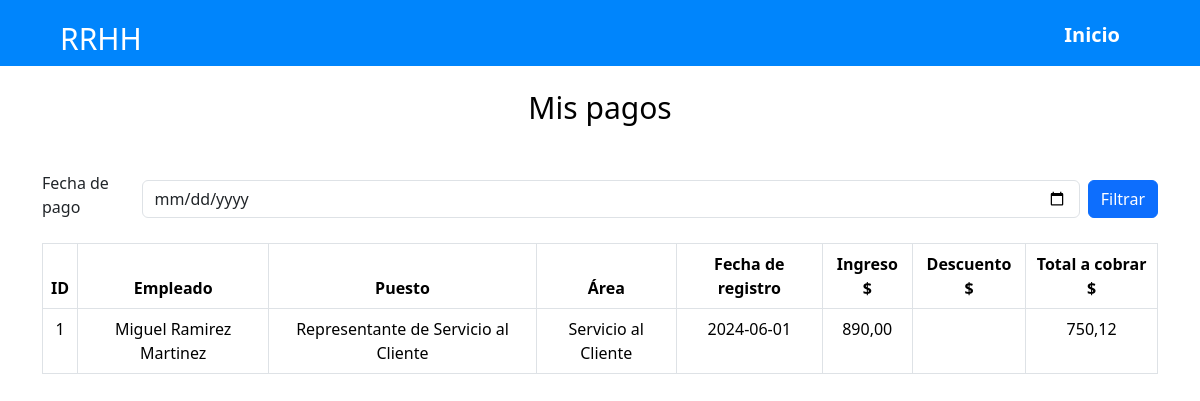
/rrhh/empleado/pagos/RM0009, run on the app's committed database.
### RRHH/models.py (models this page shows, shortened)
class Pago(models.Model):
    codigo_pago = models.AutoField(primary_key=True)
    carnet = models.ForeignKey(Empleado, on_delete=models.CASCADE, related_name='pagos')
    asistencia = models.ForeignKey('Asistencia', on_delete=models.CASCADE, related_name='pagos', default=1)
    permiso = models.ForeignKey('Permiso', on_delete=models.CASCADE, related_name='pagos', blank=True, null=True)
    bono = models.DecimalField(max_digits=10, decimal_places=2)
    subtotal = models.DecimalField(max_digits=10, decimal_places=2)
    totalpagar = models.DecimalField(max_digits=10, decimal_places=2)
    isss = models.DecimalField(max_digits=10, decimal_places=2)
    afp = models.DecimalField(max_digits=10, decimal_places=2)
    renta = models.DecimalField(max_digits=10, decimal_places=2)
    fechapago = models.DateField()

class Empleado(models.Model):
    carnet = models.CharField(max_length=6, primary_key=True)
    nombres = models.CharField(max_length=50)
    apellidos = models.CharField(max_length=50)
    dui = models.CharField(max_length=9)
    area = models.ForeignKey(Area, on_delete=models.CASCADE, related_name='empleados_area', default=1)
    cargo = models.ForeignKey(Cargo, on_delete=models.CASCADE, related_name='empleados_cargo')
    departamento = models.ForeignKey('Departamento', on_delete=models.CASCADE, related_name='empleados_departamento', default=1)
    municipio = models.ForeignKey('Municipio', on_delete=models.CASCADE, related_name='empleados_municipio', default=1)
    telefono = models.CharField(max_length=8, default='0000-0000')
    sexo = [
        ('M', 'Masculino'),
        ('F', 'Femenino')
        ]
    roles = [
        ('1', 'Administrador'),
        ('2', 'Empleado')
        ]
    rol = models.CharField(max_length=1, choices=roles, default='2')
    genero = models.CharField(max_length=1, choices=sexo, default='M')
    fechanacimiento = models.DateField()
    direccion = models.TextField()
    salariobase = models.DecimalField(max_digits=10, decimal_places=2)

class Cargo(models.Model):
    id_cargo = models.AutoField(primary_key=True)
    area = models.ForeignKey(Area, on_delete=models.CASCADE, related_name='cargos')
    nombre_cargo = models.CharField(max_length=50)
    descripcion_cargo = models.TextField(max_length=100)

class Area(models.Model):
    id_area = models.AutoField(primary_key=True)
    nombre_area = models.CharField(max_length=50)
    descripcion_area = models.TextField(max_length=100)
    encargado = models.OneToOneField('Empleado', blank=True, null=True, on_delete=models.SET_NULL, related_name='area_encargada')

### RRHH/views.py (the view)
# urls.py: path('empleado/pagos/<id>',GestionarPagoEMView, name='mis_pagos'),
def GestionarPagoEMView(request, id):
    empleado = get_object_or_404(Empleado, carnet=id)
    fecha_pago = request.GET.get('fechaPago')
    if fecha_pago:
        pagos = Pago.objects.filter(carnet=empleado, fechapago=fecha_pago)
    else:
        pagos = Pago.objects.filter(carnet=empleado)
    return render(request, 'EMgestionarPago.html', {'pagos': pagos, 'empleado': empleado})

### RRHH/templates/EMgestionarPago.html (shortened to what this page needs)
<!DOCTYPE html>
<html lang="es">
<head>
    <link href="https://cdn.jsdelivr.net/npm/bootstrap@5.3.3/dist/css/bootstrap.min.css" rel="stylesheet">
</head>
<body>
    {% extends 'navCard.html' %}
    {% block content %}
    <div>
        <main class="container mt-4">
            <h2>Mis pagos</h2>
            <form class="filter-bar d-flex align-items-center mb-3" method="GET">
                <label for="fechaPago" class="form-label me-2">Fecha de pago</label>
                <input type="date" class="form-control me-2" id="fechaPago" name="fechaPago" value="{{ request.GET.fechaPago|default:'' }}">
                <button type="submit" class="btn btn-primary">Filtrar</button>
            </form>
            <div class="table-responsive">
                <table class="table table-bordered">
                    <thead class="table">
                        <tr>
                            <th>ID</th>
                            <th>Empleado</th>
                            <th>Puesto</th>
                            <th>Área</th>
                            <th>Fecha de registro</th>
                            <th>Ingreso $</th>
                            <th>Descuento $</th>
                            <th>Total a cobrar $</th>
                        </tr>
                    </thead>
                    <tbody class="table-body">
                        {% for pago in pagos %}
                        <tr>
                            <td>{{ pago.codigo_pago }}</td>
                            <td>{{ empleado.nombres }} {{ empleado.apellidos }}</td>
                            <td>{{ empleado.cargo.nombre_cargo }}</td>
                            <td>{{ empleado.area.nombre_area }}</td>
                            <td>{{ pago.fechapago | date:"Y-m-d"}}</td>
                            <td>{{ empleado.salariobase }}</td>
                            <td>{{ pago.descuento }}</td>
                            <td>{{ pago.totalpagar }}</td>
                        </tr>
                        {% endfor %}
                    </tbody>
                </table>
            </div>
        </main>
    </div>
    {% endblock %}

### RRHH/templates/EMgestionarPago.html (style rules this page uses)
html, body { margin: 0; }
html,body { margin: 0; }
h2 { color: black; font-size: 30px; text-align: center; margin-bottom: 4%; }
table td, th { text-align: center; }

### data on the page
Pago: codigo_pago "1", fechapago "2024-06-01", totalpagar "750,12"
Empleado: nombres "Miguel", apellidos "Ramirez Martinez", cargo.nombre_cargo "Representante de Servicio al Cliente", area.nombre_area "Servicio al Cliente", salariobase "890,00"
